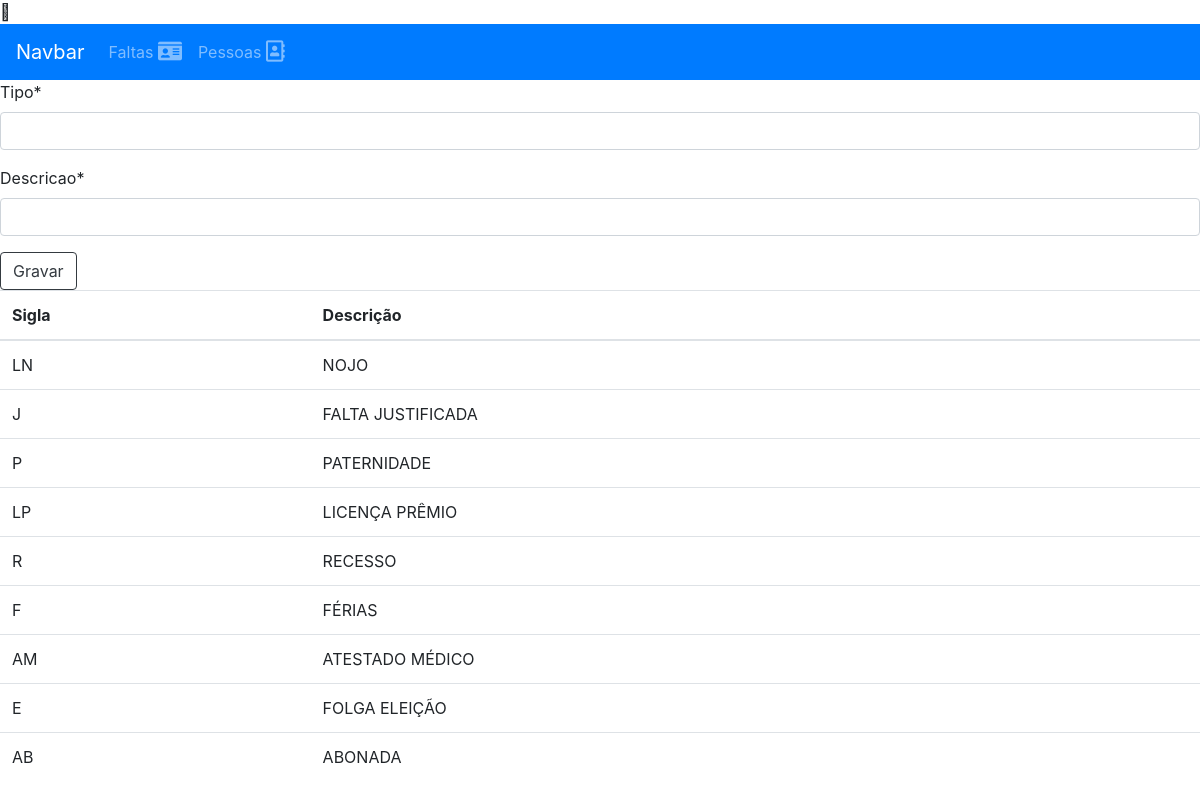
The page /faltas/ on the database as committed earlier.
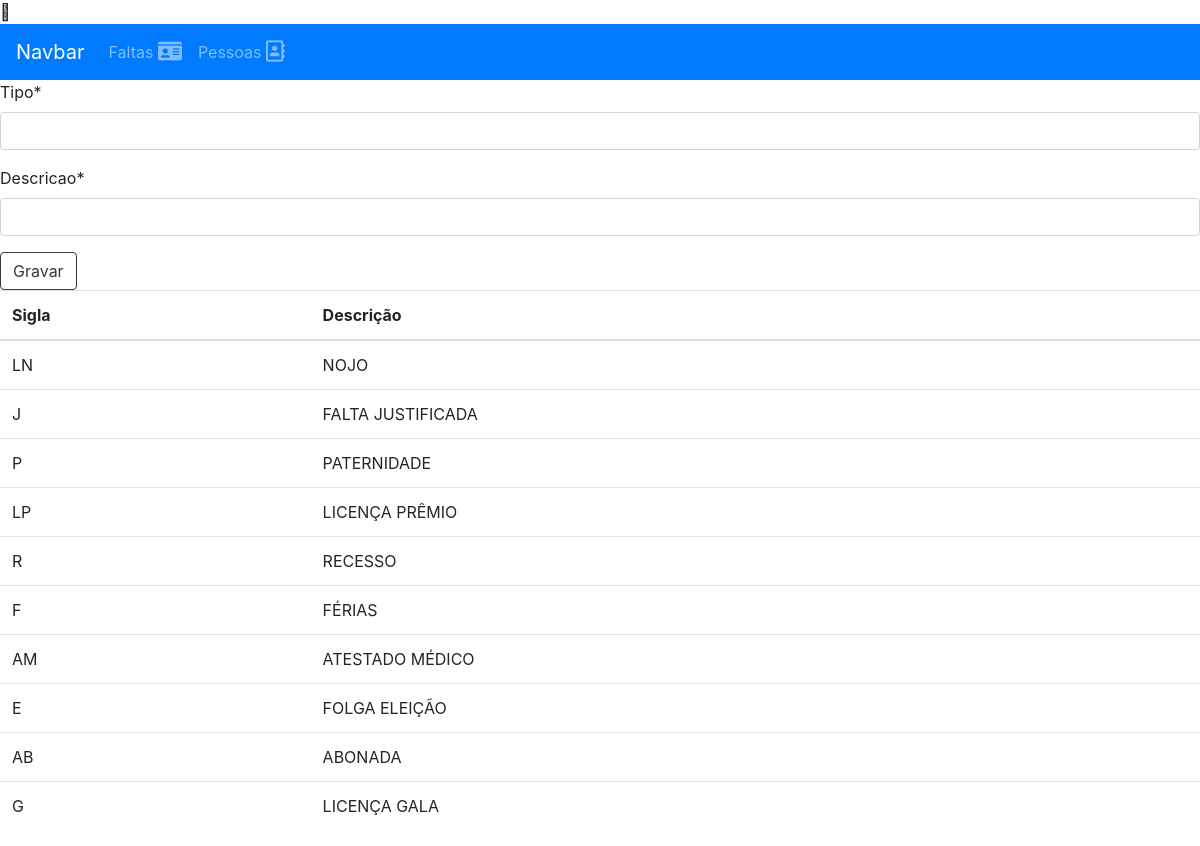
The same page on the database as committed later.
### app_ficha_cem/models.py (models this page shows, shortened)
class Faltas(models.Model):
    tipo = models.CharField(max_length=3)
    descricao =  models.CharField(max_length=30)

### app_ficha_cem/views.py (the view)
# urls.py: path('faltas/', faltas, name="listarfaltas"),
def faltas(request):
    faltas = Faltas.objects.all()
    if request.method == 'POST':
        form = formularioTF(request.POST)
        if form.is_valid():
            form.save()
            return redirect('listarfaltas')
    else:
        form = formularioTF()
    return render(request,'template/cadastrar_tipo_falta.html',{'form':form, 'faltas':faltas})

### app_ficha_cem/forms.py
class formularioTF(forms.ModelForm):
    tipo = forms.CharField(max_length=3, required=True)
    descricao = forms.CharField(max_length=30, required=True)
    class Meta:
        model = Faltas
        fields = ['tipo','descricao']

### template/cadastrar_tipo_falta.html (shortened to what this page needs)
{% extends 'template/menu.html' %}
{% load crispy_forms_tags %}
{% block content %}
<form method="POST">
    {{ form|crispy }}
    <div clas="form-group">
        <button class="btn btn-outline-dark">Gravar</button>
    </div>
</form>
<table class="table table-hover">
<thead>
    <tr>
        <th scope="col">Sigla</th>
        <th scope="col">Descrição</th>
    </tr>
</thead>
<tbody>
    {% for falta in faltas %}
    <tr>
        <td>{{falta.tipo}}</td>
        <td>{{falta.descricao}}</td>
    </tr>
    {% endfor %}
</tbody>
</table>
{% endblock content %}

Rows that differ between the two databases and show on the page:
added Faltas: tipo "G", descricao "LICENÇA GALA"
